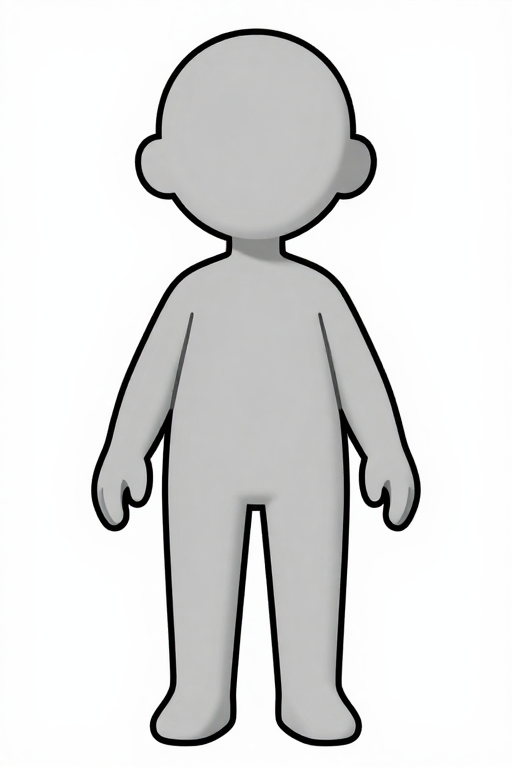
#> input picture art/pass1/raw/body_a_102.png, 512 x 768 px
$ python -i artlib.py   (imports and definitions only)
#> lines starting #> are read from the running program, lines starting #| are printed output that depends on the picture; after the words box and inside, x2 and y2 are one past the last pixel; in counts of white or black regions, pixels touching at a corner belong together
#> further down, picture is the input picture: PIL image 512x768 RGB; mean R, G, B 222.5, 222.7, 222.7
"""Helpers for the paper-doll first pass: background removal, anchoring, layer extraction, tint."""
import numpy as np
from PIL import Image, ImageDraw, ImageFilter

CANVAS = (512, 768)   # 4x the game canvas (128x192)
FEET_Y = 752          # feet anchor: bottom centre
BODY_HEIGHT = 690


def remove_background(image, thresh=38):
    """Flood-fills the flat background from the four corners. Returns RGBA."""
#> called with thresh = 38
    rgb = image.convert("RGB")
    marker = (255, 0, 255)
    work = rgb.copy()
    w, h = work.size
#> w = 512; h = 768
    for corner in [(0, 0), (w - 1, 0), (0, h - 1), (w - 1, h - 1)]:
        ImageDraw.floodfill(work, corner, marker, thresh=thresh)
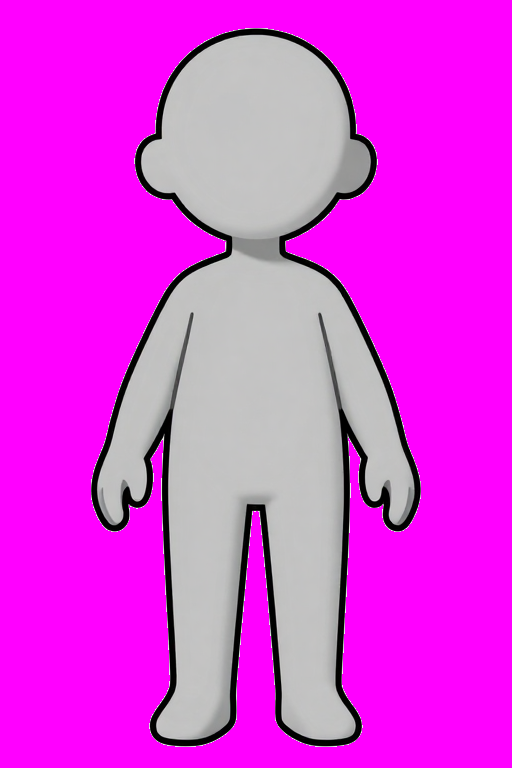
#> work: PIL image 512x768 RGB; mean R, G, B 223.3, 59.3, 223.2
    background = np.all(np.asarray(work) == marker, axis=-1)
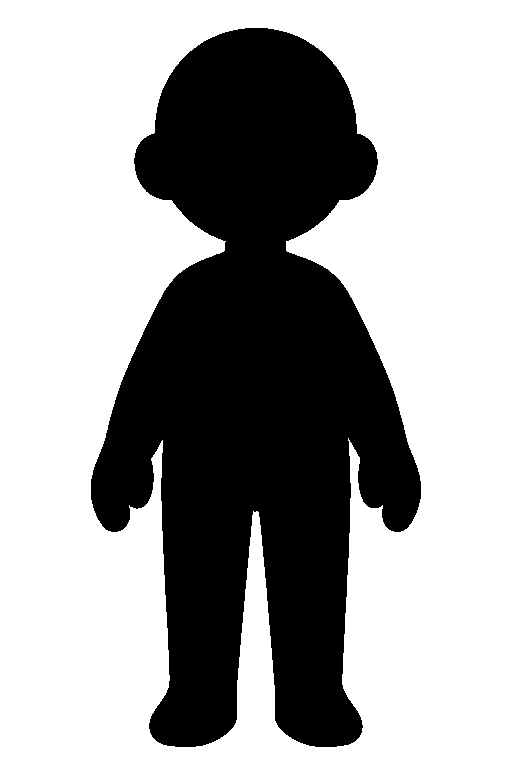
#> background: shape (768, 512) bool; 64.3% white; 1 black region, box (x1, y1, x2, y2) and area: (91, 28, 421, 747) 140335
    alpha = Image.fromarray(np.where(background, 0, 255).astype(np.uint8))
    # Pull the edge in by a pixel to drop the white antialiasing fringe.
    alpha = alpha.filter(ImageFilter.MinFilter(3))
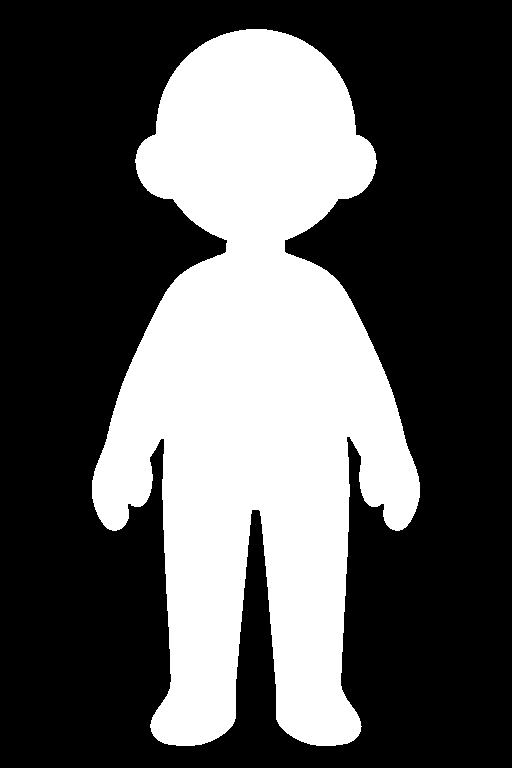
#> alpha: PIL image 512x768 L; 34.8% white; 1 white region, box (x1, y1, x2, y2) and area: (92, 29, 420, 746) 136905
    out = rgb.convert("RGBA")
    out.putalpha(alpha)
    return out


# [123 lines left out: functions anchor, on_white, neck_row, extract_coloured, extract_changed, extract_outfit and 3 more, not called in this run]

>>> from PIL import Image
>>> picture = Image.open('../../art/pass1/raw/body_a_102.png')
>>> result = remove_background(picture)

$ run again, on art/pass1/raw/body_b_202.png
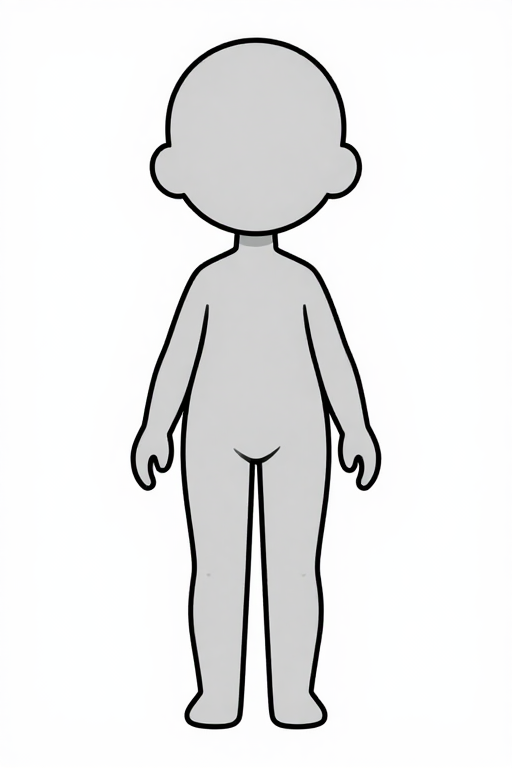
#> input picture art/pass1/raw/body_b_202.png, 512 x 768 px
#> picture is the input picture: PIL image 512x768 RGB; mean R, G, B 233.9, 234.1, 234.2
#> after the loop in remove_background, `for corner in [(0, 0), (w - 1, 0), (0, h - 1), (w - 1, h - 1)]:`:
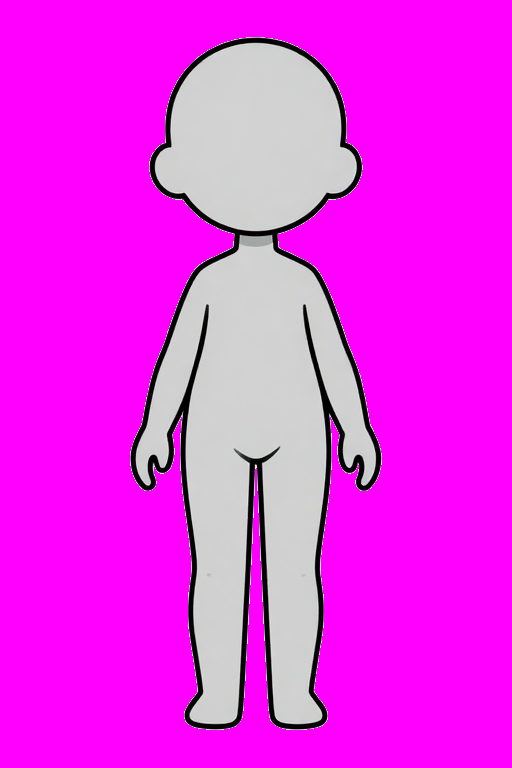
#> work: PIL image 512x768 RGB; mean R, G, B 234.7, 47.9, 234.7
#> background: shape (768, 512) bool; 73.2% white; 1 black region, box (x1, y1, x2, y2) and area: (130, 37, 382, 730) 105247
#> in remove_background, `alpha = alpha.filter(ImageFilter.MinFilter(3))`:
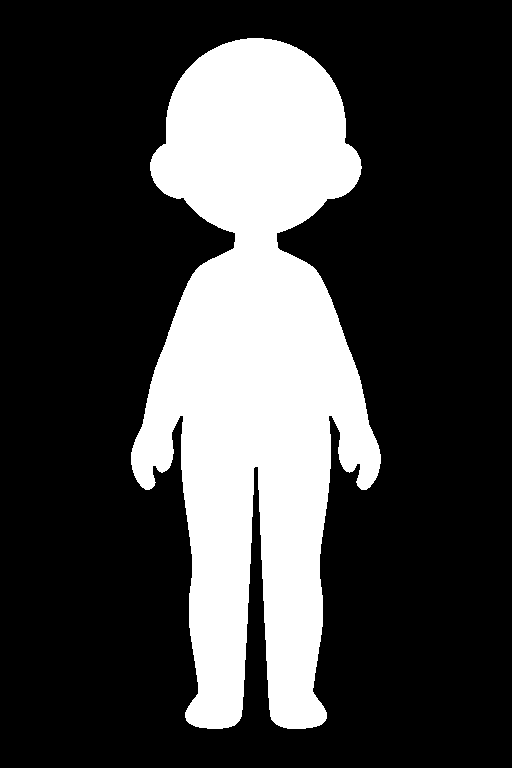
#> alpha: PIL image 512x768 L; 26% white; 1 white region, box (x1, y1, x2, y2) and area: (131, 38, 381, 729) 102069
